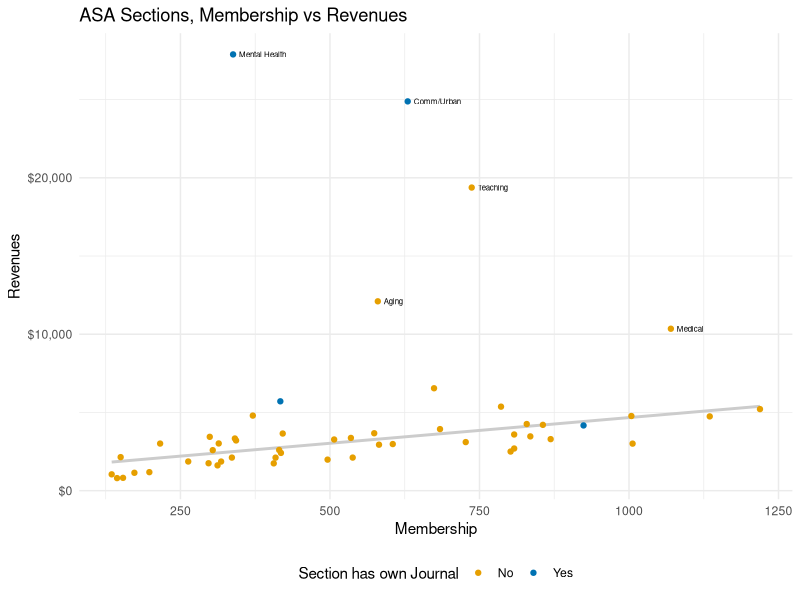
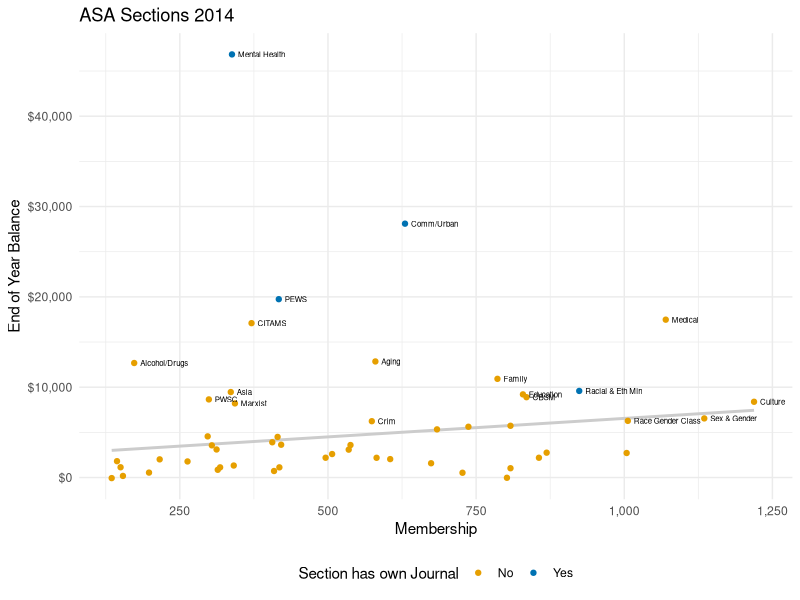
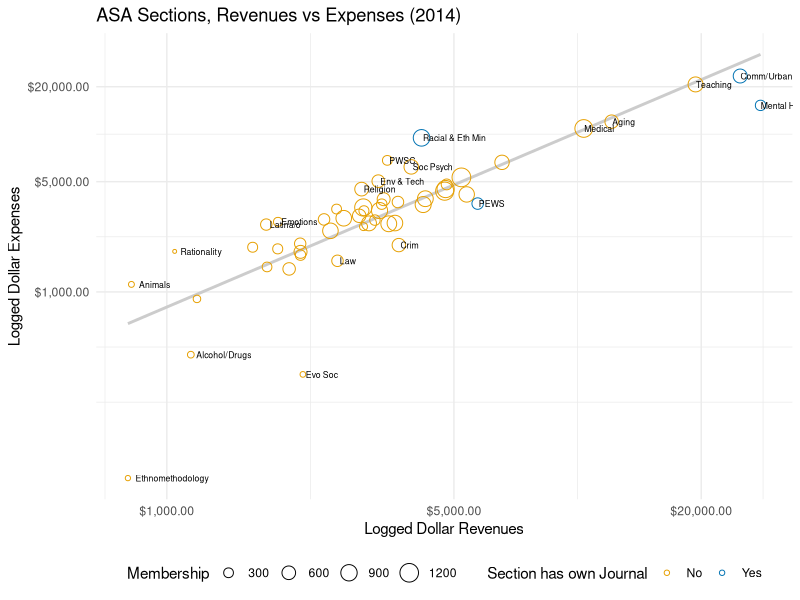
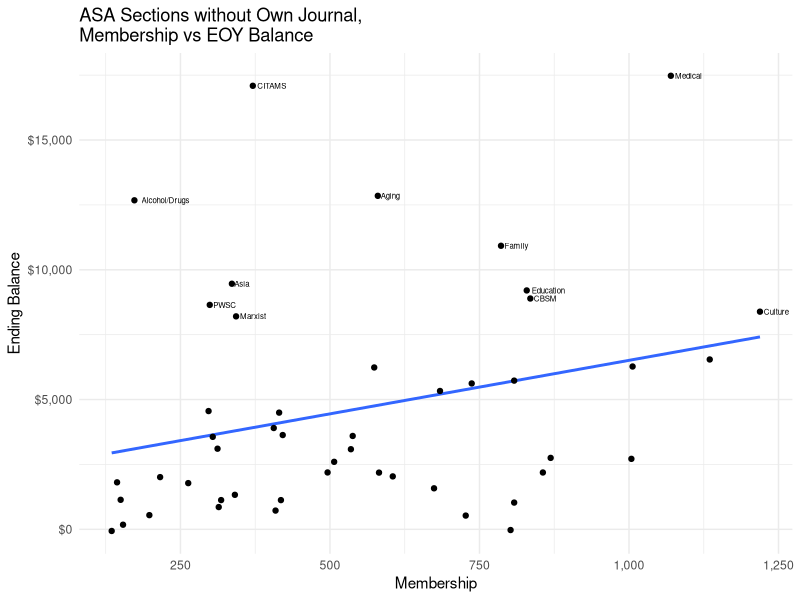

The R script that drew these images, in order: (Note: this script raises an error after producing the figures.)

###--------------------------------------------------
### ASA Section revenues and membership
###--------------------------------------------------

### Revenue data:
### http://www.asanet.org/documents/ASA/pdfs/ASA_2014_Audit.pdf,
### Schedule 3

### Membership data:
### http://www.asanet.org/sections/CountsLastFiveYears.cfm

###----------------------------------------
### Setup
###--------------------------------------------------

library(ggplot2)
library(scales)
library(MASS)
library(stringr)
library(splines)
library(quantreg)


my.colors <- function (palette = "cb") {
    cb.palette <- c("#999999", "#E69F00", "#56B4E9", "#009E73",
                    "#F0E442", "#0072B2", "#D55E00", "#CC79A7")
    rcb.palette <- rev(cb.palette)
    bly.palette <- c("#E69F00", "#0072B2", "#999999", "#56B4E9",
                     "#009E73", "#F0E442", "#D55E00", "#CC79A7")
    if (palette == "cb")
        return(cb.palette)
    else if (palette == "rcb")
        return(rcb.palette)
    else if (palette == "bly")
        return(bly.palette)
    else stop("Choose cb, rcb, or bly ony.")
}

theme_set(theme_minimal())

## Make a "figures" subdirectory if one doesn't exist
ifelse(!dir.exists(file.path("figures")),
       dir.create(file.path("figures")),
       FALSE)

###--------------------------------------------------


###--------------------------------------------------
### Data
###--------------------------------------------------

data <- read.csv("data/asa-section-membership.csv", header=TRUE)
## data$Sname <- str_replace(data$Sname, "Comm/Urban", "Comm\\\nUrban")
## data$Sname <- str_replace(data$Sname, "Mental Health", "Mental\\\nHealth")
## data$Section <- str_replace(data$Section, "\\(.*\\)", "")
data$Sname <- str_trim(data$Sname)


###--------------------------------------------------
### Figures
###--------------------------------------------------

pdf(file="figures/membership-v-revenues.pdf", height=5, width=7)
p <- ggplot(data, aes(x=X2014, y=Revenues, label=Sname))

p + geom_smooth(method = "rlm", se = FALSE,
                color = "gray80") +
    geom_point(aes(color = Journal)) +
    geom_text(data=subset(data, Revenues > 7000),
              size = 2,
              aes(x=X2014+10,
                  hjust = 0,
                  lineheight = 0.7)) +
    scale_y_continuous(labels = dollar) +
    scale_color_manual(values = my.colors("bly")) +
    labs(x="Membership",
         y="Revenues",
         color = "Section has own Journal") +
    theme(legend.position = "bottom") +
    ggtitle("ASA Sections, Membership vs Revenues")
dev.off()



pdf(file="figures/membership-v-balance.pdf", height=5, width=7)
p <- ggplot(data, aes(x=X2014, y=Ending, label=Sname))
p + geom_smooth(method="rlm", se=FALSE, color = "gray80") +
    geom_point(aes(color = Journal)) +
    geom_text(data=subset(data, Ending > 6000),
              size = 2,
              aes(x=X2014+10,
                  hjust = 0,
                  lineheight = 0.7)) +
    scale_y_continuous(labels = dollar) +
    scale_x_continuous(labels = comma) +
    scale_color_manual(values = my.colors("bly")) +
    labs(x="Membership",
         y="End of Year Balance",
         color = "Section has own Journal") +
        theme(legend.position = "bottom") +
    ggtitle("ASA Sections 2014")
dev.off()


pdf(file="figures/revenues-v-expenses.pdf", height=8, width=7, pointsize = 14)
p <- ggplot(data, aes(x=Revenues, y=Expenses, label = Sname))
p + geom_smooth(method="lm", se=FALSE, color = "gray80") +
    geom_point(aes(color = Journal,
                   size = X2014),
               pch = 21) +
    geom_text(data=subset(data, Expenses/Revenues > 1.3 | Expenses/Revenues < 0.7 | Revenues > 10000),
              size = 2.2,
              aes(x = Revenues + 35,
                  hjust = 0,
                  lineheight = 0.7)) +
    scale_color_manual(values = my.colors("bly")) +
    scale_x_continuous(trans = log2_trans(), breaks = c(500, 1000, 5000, 20000) ,
                       labels = dollar) +
    scale_y_continuous(trans = log2_trans(), breaks = c(1000, 5000, 20000),
                       labels = dollar) +
    labs(x="Logged Dollar Revenues",
         y="Logged Dollar Expenses",
         color = "Section has own Journal",
         size = "Membership") +
    theme(legend.position = "bottom") +
    ggtitle("ASA Sections, Revenues vs Expenses (2014)")
dev.off()


pdf(file="figures/membership-v-balance-no-j.pdf", height=8.5, width=10)
p <- ggplot(subset(data, Journal == "No"), aes(x=X2014, y=Ending, label=Sname))
p + geom_smooth(method="lm", se=FALSE) +
    geom_point() +
    geom_text(data=subset(data, Journal == "No" & Ending > 7000),
              size = 2,
              aes(hjust = -0.15)) +
    scale_y_continuous(labels = dollar) +
    scale_x_continuous(labels = comma) +
    labs(x="Membership",
         y="Ending Balance") +
    ggtitle("ASA Sections without Own Journal,\nMembership vs EOY Balance")
dev.off()


pdf(file="figures/eoy-balance.pdf", height=12, width = 10)
p <- ggplot(data, aes(x=Ending, y=reorder(Section, Ending, ordered = TRUE)))

p + geom_vline(color = "gray70") +
    geom_point() +
    scale_x_continuous(labels = dollar) +
    labs(x = "End of Year Balance",
         y = "") + ggtitle("End of Year Balance")
dev.off()


###--------------------------------------------------


###--------------------------------------------------
### Membership Trends
###--------------------------------------------------


library(tidyr)
library(dplyr)

yrs <- colnames(data) %in% paste("X", 2005:2015, sep="")

data.m <- subset(data, select = c("Sname", colnames(data)[yrs]))

data.m <- gather(data.m, Year, Members, X2005:X2015)

## data.m$Year <- as.Date(strptime(str_replace(data.m$Year, "X", ""),
## format="%Y"))

data.m$Year <- as.integer(str_replace(data.m$Year, "X", ""))

trend.tab <- data.m %>% group_by(Year) %>%
    mutate(yr.tot = sum(Members, na.rm=TRUE)) %>%
    group_by(Sname) %>%
    na.omit() %>%
    mutate(Ave = mean(Members, na.rm=TRUE),
           Dif = Members - Ave,
           Pct.All = round((Members/yr.tot*100), 2),
           Age = length(Members)) %>%
    group_by(Sname) %>%
    mutate(Index = (Members / first(Members, order_by = Year))*100,
           AveInd = mean(Index))


index.labs <- trend.tab %>%
    filter(Year == 2015) %>%
    ungroup() %>%
    filter(min_rank(desc(Index)) < 12 | min_rank(desc(Index)) > 44)


index.low <- trend.tab %>%
    filter(Year == 2015) %>%
    ungroup() %>%
    filter(min_rank(Index) < 12)


index.high <- trend.tab %>%
    filter(Year == 2015) %>%
    ungroup() %>%
    filter(min_rank(desc(Index)) < 12)




ind.all <- trend.tab$Sname %in% index.labs$Sname
ind.low <- trend.tab$Sname %in% index.low$Sname
ind.high <- trend.tab$Sname %in% index.high$Sname


trend.tab$Track.all <- ind.all
trend.tab$Track.low <- ind.low
trend.tab$Track.high <- ind.high



pdf(file="figures/sections-estd-index-decline.pdf", height=7, width=10)

p <- ggplot(subset(trend.tab, Age==11 & AveInd < 105),
            aes(x=Year, y=Index, group=Sname, color = Track.low))

p + geom_smooth(method = "rqss", formula = y ~ qss(x), se = FALSE) +
    geom_hline(yintercept = 100) +
    geom_text(data=subset(index.low, Age==11 & AveInd < 105),
              aes(x=Year+0.2, y=Index+rnorm(1, sd=0.8),
                  label=Sname,
                  lineheight=0.8),
              hjust = 0,
              color = "black",
              size = 2.9) +
    expand_limits(x = c(2005:2016)) +
    scale_color_manual(values = my.colors("bly")[c(3, 1)]) +
    scale_x_continuous(breaks = c(seq(2005, 2015, 3))) +
    guides(color = FALSE) +
    ggtitle("Declining Sections. 2005 = 100")

credit("Smoothed estimator. Excludes sections founded since 2005.")

dev.off()



pdf(file="figures/sections-estd-index-rise.pdf", height=7, width=10)

p <- ggplot(subset(trend.tab, Age==11 & AveInd > 104),
            aes(x=Year, y=Index, group=Sname, color = Track.high))

p + geom_smooth(method = "rqss", formula = y ~ qss(x), se = FALSE) +
    geom_hline(yintercept = 100) +
    geom_text(data=subset(index.high, Age==11 & AveInd > 104),
              aes(x=Year+0.2, y=Index,
                  label=Sname,
                  lineheight=0.8),
              hjust = 0,
              color = "black",
              size = 2.9) +
    expand_limits(x = c(2005:2016)) +
    scale_color_manual(values = my.colors("bly")[c(3, 1)]) +
    scale_x_continuous(breaks = c(seq(2005, 2015, 3))) +
    guides(color = FALSE) +
    ggtitle("Rising Sections. 2005 = 100")

credit("Smoothed estimator. Excludes sections founded since 2005.")

dev.off()



index.sub <- trend.tab %>%
    filter(Year == 2015 & Age < 10)



pdf(file="figures/sections-new-index-growth.pdf", height=6, width=8)
p <- ggplot(subset(trend.tab, Age<10), aes(x=Year, y=Members, group=Sname))
p + geom_line(color = my.colors("bly")[2]) +
    geom_text(data=subset(index.sub),
              aes(x=Year, y=Members,
                  label=Sname,
                  lineheight=0.6),
              hjust = 0,
              color = "black",
              size = 3) +
    expand_limits(x = c(2008:2016)) +
    scale_x_continuous(breaks = c(seq(2008, 2015, 3))) +
    guides(color = FALSE) +
    ggtitle("ASA Sections Founded Since 2005")
dev.off()

pdf(file = "figures/sections-faceted.pdf", height = 12, width = 10)
ind <- trend.tab %>%
    group_by(Sname) %>%
    summarize(Ave = mean(Members, na.rm =TRUE)) %>%
    mutate(Rank = order(Ave, decreasing = TRUE))

trend.tab$Sname2 <- factor(trend.tab$Sname,
                           levels = ind$Sname[ind$Rank],
                           ordered = TRUE)


p <- ggplot(trend.tab, aes(x=Year, y=Members, group=Sname2))
p + geom_line(color=my.colors("bly")[2]) +
    scale_x_continuous(breaks = c(seq(2005, 2015, 4))) +
    facet_wrap(~ Sname2, ncol = 7)
credit("Excludes sections founded since 2005.")

dev.off()

### Example of a convienience function to plot a particular section
plot.section <- function(section="Culture",
                         x = "Year",
                         y = "Members",
                         data = trend.tab,
                         smooth=FALSE){

    ## Note use of aes_string() rather than aes() to pass arguments to
    ## ggplot inside a function
    p <- ggplot(subset(data, Sname2==section),
            aes_string(x=x, y=y))

    if(smooth == TRUE) {
        p0 <- p + geom_smooth(color = my.colors("bly")[2],
                              size = 1.2,
                              method = "lm",
                              formula = y ~ ns(x, 3)) +
            scale_x_continuous(breaks = c(seq(2005, 2015, 4))) +
            ggtitle(section)
    } else {

    p0 <- p + geom_line(color=my.colors("bly")[2], size=1.2) +
        scale_x_continuous(breaks = c(seq(2005, 2015, 4))) +
        ggtitle(section)

    }

    print(p0)

}

plot.section("Rationality")

plot.section("OOW", smooth = TRUE)

plot.section("Crim")

###--------------------------------------------------
### Quasi shingle-plot
###--------------------------------------------------

### See http://learnr.files.wordpress.com/2009/08/latbook_time1.pdf, p31

make.shingles <- function(data = trend.tab$Members, vname = "Members", number = 4, ...) {
    intrv <- as.data.frame(co.intervals(data, number, ...))
    intrv <<- round(intrv, 0) ## Create object outside fn
    Members <- sort(unique(data))
    intervals <- plyr::ldply(Members, function(x) {
      t(as.numeric(x < intrv$V2 & x > intrv$V1))
    })
    tmp <- reshape2::melt(cbind(Members, intervals), id.var = 1)
    out <- tmp[tmp$value > 0, 1:2]
    colnames(out)[1] <- vname
    return(out)
}

trend.ordered <- merge(trend.tab, make.shingles())

intrv <- with(intrv, paste(V1, V2, sep = "-"))
trend.ordered <- plyr::rename(trend.ordered, c(variable = "Range"))

trend.ordered$Range <- factor(trend.ordered$Range, labels = intrv)


p <- ggplot(trend.ordered,
             aes(x = Year,
                 y = Members,
                 group = Sname2,
                 label = FALSE))

p + geom_line(color = "gray70") +
    facet_grid(~ Range) +
    labs(x = "Year", y = "Members") +
    scale_x_continuous(breaks = c(seq(2005, 2015, 4))) +
    theme(legend.position = "none")


rev.shingle <- merge(data, make.shingles(data=data$X2014, vname = "X2014"))
intrv <- with(intrv, paste(V1, V2, sep = "-"))
rev.shingle <- plyr::rename(rev.shingle, c(variable = "Range"))
rev.shingle$Range <- factor(rev.shingle$Range, labels = intrv)

pdf(file="figures/quasi-shingle-plot.pdf", height = 5, width = 15)

p <- ggplot(rev.shingle, aes(x=Revenues, y=Expenses, label = Sname))
p + geom_smooth(method="lm", se=FALSE, color = "gray80") +
    geom_point(aes(color = Journal,
                   size = X2014),
               pch = 21) +
    geom_text(data=subset(rev.shingle, Expenses/Revenues > 1.3 | Expenses/Revenues < 0.7 | Revenues > 10000),
              size = 2.2,
              aes(x = Revenues + 35,
                  hjust = 0,
                  lineheight = 0.7)) +
    facet_grid(~ Range, scales = "free") +
    scale_color_manual(values = my.colors("bly")) +
    scale_x_continuous(trans = log2_trans(), breaks = c(500, 1000, 5000, 20000) ,
                       labels = dollar) +
    scale_y_continuous(trans = log2_trans(), breaks = c(1000, 5000, 20000),
                       labels = dollar) +
    labs(x="Logged Dollar Revenues",
         y="Logged Dollar Expenses",
         color = "Section has own Journal",
         size = "Membership") +
    theme(legend.position = "bottom") +
    ggtitle("ASA Sections, Revenues vs Expenses (2014)")

dev.off()

pdf(file="figures/quasi-shingle-plot-nojournal.pdf", height = 6, width = 15)

p <- ggplot(subset(rev.shingle, Journal == "No"), aes(x=Revenues, y=Expenses, label = Sname))
p + geom_smooth(method="lm", se=FALSE, color = "gray80") +
    geom_point(aes(size = X2014),
               pch = 21) +
    geom_text(data=subset(rev.shingle, Journal == "No" &
                                       Expenses/Revenues > 1.3 |
                                       Expenses/Revenues < 0.7 |
                                       Revenues > 10000),
              size = 2.2,
              aes(x = Revenues + 35,
                  hjust = 0,
                  lineheight = 0.7)) +
    facet_grid(~ Range, scales = "free") +
    scale_color_manual(values = my.colors("bly")) +
    scale_x_continuous(trans = log2_trans(), breaks = c(500, 1000, 5000, 20000) ,
                       labels = dollar) +
    scale_y_continuous(trans = log2_trans(), breaks = c(1000, 5000, 20000),
                       labels = dollar) +
    labs(x="Logged Dollar Revenues",
         y="Logged Dollar Expenses",
         size = "Membership") +
    theme(legend.position = "bottom") +
    ggtitle("ASA Sections, Revenues vs Expenses (2014)")

dev.off()
